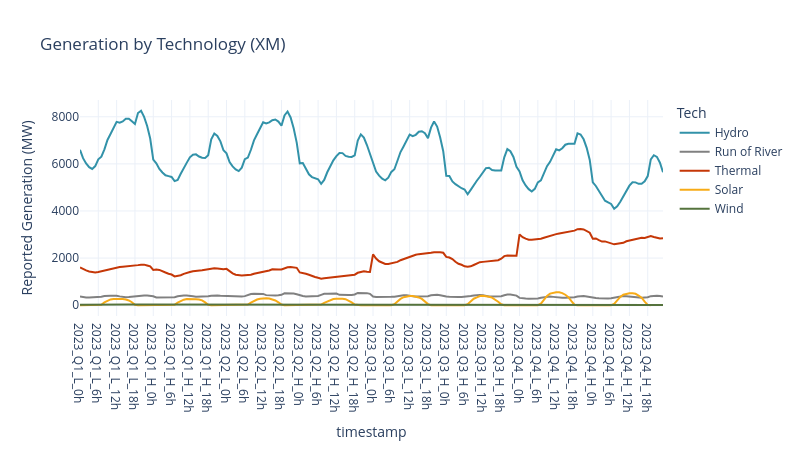

This figure's notebook cell:
### Markdown cell above
### 3.4.3 Dispatch by Technology XM

### Code cell
gen_res = dispatch_xm.copy()
# Replace prefix 'labor_' by 'L_' and 'holidays_' by 'H_'
gen_res['timestamp'] = gen_res['timestamp'].str.replace('labor_', 'L_')
gen_res['timestamp'] = gen_res['timestamp'].str.replace('holidays_', 'H_')

import plotly.express as px
fig = px.line(
    gen_res,
    x='timestamp', y='DispatchGen_MW',
    color='Tech', title='Generation by Technology (XM)',
    color_discrete_map=tech_colors,
    category_orders={"Tech": tech_order},
    labels={'DispatchGen_MW': 'Reported Generation (MW)'},
    height=9*50, width=16*50,
    template='plotly_white',
)
fig.update_xaxes(dtick=6)
fig.show()

### Figure 1 — Plotly figure (JSON) as saved in the notebook; plotly's stock layout.template omitted (floating-point values rounded to 4 significant figures; data arrays with more than 128 entries replaced by an {"elided": "..."} marker saying what was removed)
{"data": [{"hovertemplate": "Tech=Hydro<br>timestamp=%{x}<br>Reported Generation (MW)=%{y}<extra></extra>", "legendgroup": "Hydro", "line": {"color": "#3292A9", "dash": "solid"}, "marker": {"symbol": "circle"}, "mode": "lines", "name": "Hydro", "orientation": "v", "showlegend": true, "type": "scatter", "x": {"elided": "192 str values"}, "xaxis": "x", "y": {"elided": "192 float values"}, "yaxis": "y"}, {"hovertemplate": "Tech=Run of River<br>timestamp=%{x}<br>Reported Generation (MW)=%{y}<extra></extra>", "legendgroup": "Run of River", "line": {"color": "#808080", "dash": "solid"}, "marker": {"symbol": "circle"}, "mode": "lines", "name": "Run of River", "orientation": "v", "showlegend": true, "type": "scatter", "x": {"elided": "192 str values"}, "xaxis": "x", "y": {"elided": "192 float values"}, "yaxis": "y"}, {"hovertemplate": "Tech=Thermal<br>timestamp=%{x}<br>Reported Generation (MW)=%{y}<extra></extra>", "legendgroup": "Thermal", "line": {"color": "#C53707", "dash": "solid"}, "marker": {"symbol": "circle"}, "mode": "lines", "name": "Thermal", "orientation": "v", "showlegend": true, "type": "scatter", "x": {"elided": "192 str values"}, "xaxis": "x", "y": {"elided": "192 float values"}, "yaxis": "y"}, {"hovertemplate": "Tech=Solar<br>timestamp=%{x}<br>Reported Generation (MW)=%{y}<extra></extra>", "legendgroup": "Solar", "line": {"color": "#F7AB17", "dash": "solid"}, "marker": {"symbol": "circle"}, "mode": "lines", "name": "Solar", "orientation": "v", "showlegend": true, "type": "scatter", "x": {"elided": "161 str values"}, "xaxis": "x", "y": {"elided": "161 float values"}, "yaxis": "y"}, {"hovertemplate": "Tech=Wind<br>timestamp=%{x}<br>Reported Generation (MW)=%{y}<extra></extra>", "legendgroup": "Wind", "line": {"color": "#55733D", "dash": "solid"}, "marker": {"symbol": "circle"}, "mode": "lines", "name": "Wind", "orientation": "v", "showlegend": true, "type": "scatter", "x": {"elided": "192 str values"}, "xaxis": "x", "y": {"elided": "192 float values"}, "yaxis": "y"}], "layout": {"height": 450, "legend": {"title": {"text": "Tech"}, "tracegroupgap": 0}, "title": {"text": "Generation by Technology (XM)"}, "width": 800, "xaxis": {"anchor": "y", "domain": [0, 1], "dtick": 6, "title": {"text": "timestamp"}}, "yaxis": {"anchor": "x", "domain": [0, 1], "title": {"text": "Reported Generation (MW)"}}}}
